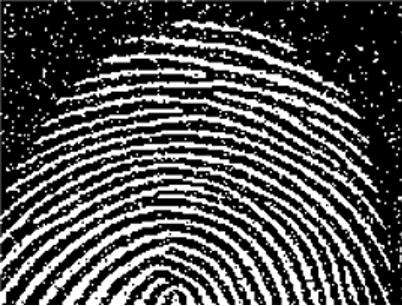
#> input picture 数字图像处理/homework/hw4/data/image1.png, 402 x 306 px
$ jupyter execute homework4.ipynb   (older library calls are emulated)
#> lines starting #> are read from the running program, lines starting #| are printed output that depends on the picture; after the words box and inside, x2 and y2 are one past the last pixel; in counts of white or black regions, pixels touching at a corner belong together
[cell 1]
import cv2
import numpy as np
import matplotlib.pyplot as plt

## Homework 4

**student id: U202115980 杨筠松**

[cell 2]
image_path = "./data/image1.png"
img = cv2.imread(image_path, cv2.IMREAD_GRAYSCALE)
#> img: shape (306, 402); min 0, max 255, mean 80.3

kernel = cv2.getStructuringElement(cv2.MORPH_ELLIPSE, (4, 3))

eroded_once = cv2.erode(img, kernel, iterations=1)
dilated_once = cv2.dilate(eroded_once, kernel, iterations=1)
dilated_twice = cv2.dilate(dilated_once, kernel, iterations=1)
eroded_twice = cv2.erode(dilated_once, kernel, iterations=1)


fig, axs = plt.subplots(2, 3, figsize=(18, 6))
axs[0, 0].imshow(img, cmap='gray')
axs[0, 0].set_title('Original Image')
axs[0, 0].axis('off')

axs[0, 1].imshow(eroded_once, cmap='gray')
axs[0, 1].set_title('Eroded once Image')
axs[0, 1].axis('off')

axs[0, 2].imshow(dilated_once, cmap='gray')
axs[0, 2].set_title('Dilated once Image')
axs[0, 2].axis('off')

axs[1, 0].imshow(dilated_twice, cmap='gray')
axs[1, 0].set_title('Dilated twice Image')
axs[1, 0].axis('off')

axs[1, 1].set_visible(False)

axs[1, 2].imshow(eroded_twice, cmap='gray')
axs[1, 2].set_title('Eroded twice Image')
axs[1, 2].axis('off')

plt.show()

[cell 3]
image_path = "data/image2.png"
img = cv2.imread(image_path, cv2.IMREAD_GRAYSCALE)
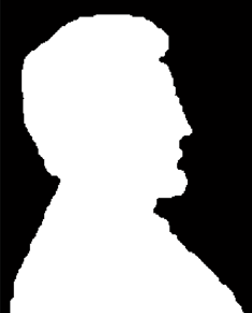
#> input picture 数字图像处理/homework/hw4/data/image2.png, 252 x 313 px
#> img: shape (313, 252); min 0, max 255, mean 144
if img is None:
    print("Image not found!")

kernel = cv2.getStructuringElement(cv2.MORPH_RECT, (3, 3))

eroded_img = cv2.erode(img, kernel, iterations=1)

boundary = cv2.subtract(img, eroded_img)

plt.figure(figsize=(10, 5))
plt.subplot(131), plt.imshow(img, cmap='gray'), plt.title('Original Image')
plt.subplot(132), plt.imshow(eroded_img, cmap='gray'), plt.title('Eroded Image')
plt.subplot(133), plt.imshow(boundary, cmap='gray'), plt.title('Boundary')
plt.show()

[cell 4]
image_path = "data/image3.png"
image = cv2.imread(image_path, cv2.IMREAD_GRAYSCALE)
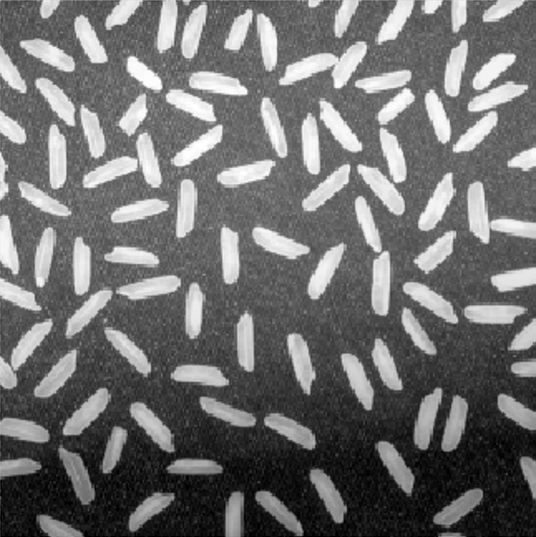
#> input picture 数字图像处理/homework/hw4/data/image3.png, 536 x 537 px
#> image: shape (537, 536); min 0, max 255, mean 110.7

kernel = cv2.getStructuringElement(cv2.MORPH_RECT, (25, 25))

tophat_image = cv2.morphologyEx(image, cv2.MORPH_TOPHAT, kernel)
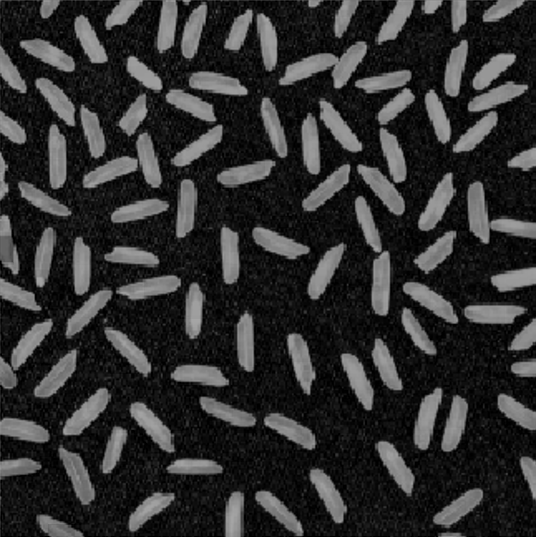
#> tophat_image: shape (537, 536); min 0, max 167, mean 47.1

histogram_original = cv2.calcHist([image], [0], None, [256], [0, 256])
#> histogram_original = 256 values, max 4261 at index 99, min 65 at index 254, mean 1124.3
histogram_tophat = cv2.calcHist([tophat_image], [0], None, [256], [0, 256])
#> histogram_tophat = 256 values, max 9386 at index 11, min 0 at index 166, mean 1124.3

_, thresholded_original = cv2.threshold(image, 128, 255, cv2.THRESH_BINARY)
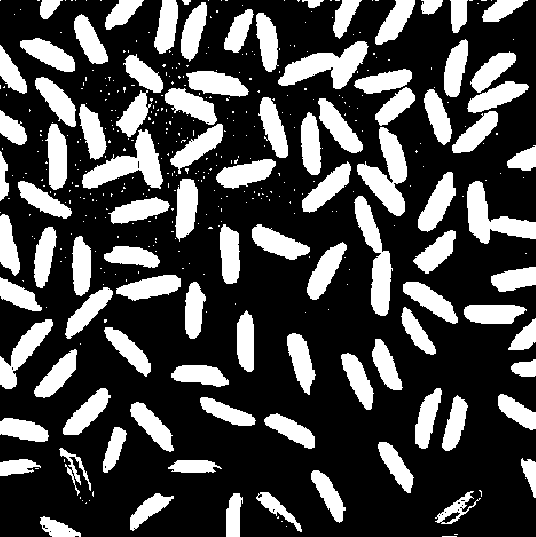
#> thresholded_original: shape (537, 536); 28.3% white; 435 white regions (341 under 20 px), largest, box (x1, y1, x2, y2) and area: (357, 127, 407, 216) 2110, (82, 129, 163, 189) 2032, (278, 41, 369, 89) 2009
_, thresholded_tophat = cv2.threshold(tophat_image, 100, 255, cv2.THRESH_BINARY)
#> thresholded_tophat: shape (537, 536); 24.5% white; 114 white regions (14 under 20 px), largest, box (x1, y1, x2, y2) and area: (279, 42, 367, 88) 1670, (372, 251, 390, 315) 962, (63, 389, 110, 435) 956

fig, axs = plt.subplots(2, 3, figsize=(15, 10))

axs[0, 0].imshow(cv2.cvtColor(image, cv2.COLOR_GRAY2RGB))
axs[0, 0].set_title('original')
axs[0, 0].axis('off')

axs[0, 1].plot(histogram_original)
axs[0, 1].set_title('original histogram')
axs[0, 1].set_xlim([0, 256])

axs[0, 2].imshow(cv2.cvtColor(thresholded_original, cv2.COLOR_GRAY2RGB))
axs[0, 2].set_title('threshold image')
axs[0, 2].axis('off')

axs[1, 0].imshow(cv2.cvtColor(tophat_image, cv2.COLOR_GRAY2RGB))
axs[1, 0].set_title('Tophat output')
axs[1, 0].axis('off')

axs[1, 1].plot(histogram_tophat)
axs[1, 1].set_title('Tophat histogram')
axs[1, 1].set_xlim([0, 256])

axs[1, 2].imshow(cv2.cvtColor(thresholded_tophat, cv2.COLOR_GRAY2RGB))
axs[1, 2].set_title('Tophat threshold image')
axs[1, 2].axis('off')

plt.tight_layout()
plt.show()
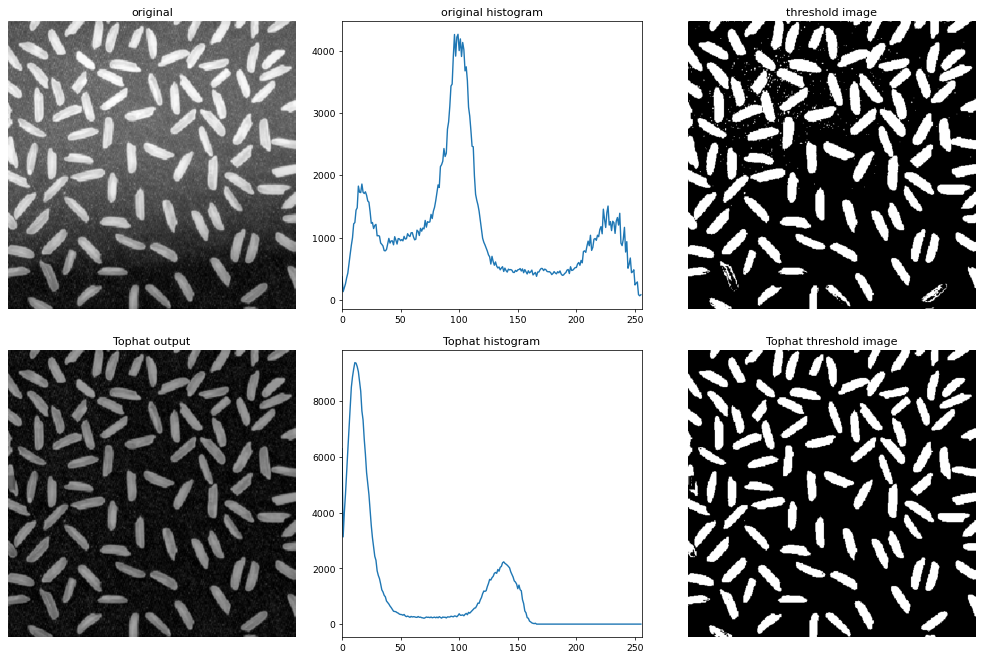
#> figure drawn by matplotlib, 6 panels; panel 2: curve peaks at x = 99, y = 4261; panel 5: curve peaks at x = 11, y = 9386

[cell 5]
image_path = "data/image4.png"
image = cv2.imread(image_path, cv2.IMREAD_GRAYSCALE)
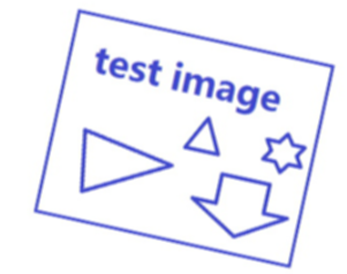
#> input picture 数字图像处理/homework/hw4/data/image4.png, 347 x 274 px
#> image: shape (274, 347); min 77, max 255, mean 240.3

grad_x = cv2.Sobel(image, cv2.CV_16S, 1, 0, ksize=3)
grad_y = cv2.Sobel(image, cv2.CV_16S, 0, 1, ksize=3)
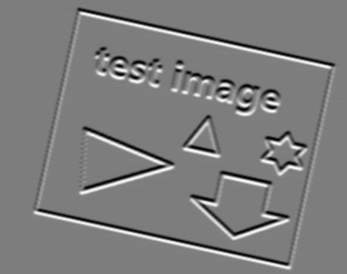
#> grad_y: shape (274, 347) int16; min -424, max 435, mean 0; drawn with min black and max white
abs_grad_x = cv2.convertScaleAbs(grad_x)
abs_grad_y = cv2.convertScaleAbs(grad_y)
edges = cv2.addWeighted(abs_grad_x, 0.5, abs_grad_y, 0.5, 0)
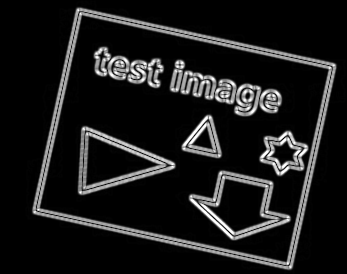
#> edges: shape (274, 347); min 0, max 255, mean 26.9

lines = cv2.HoughLinesP(edges, 4, np.pi / 360, 1000)
#> lines = 15 rows, first 6: [68, 12, 340, 70], [214, 178, 265, 178], [68, 9, 338, 64], [26, 206, 251, 262], [99, 174, 179, 174], [94, 219, 295, 267]
image_with_lines = cv2.cvtColor(image, cv2.COLOR_GRAY2BGR)
points = []

for line in lines:
    x1, y1, x2, y2 = line[0]
    points.append((x1, y1))
    points.append((x2, y2))
    cv2.line(image_with_lines, (x1, y1), (x2, y2), (0, 255, 0), 2)
    print(x1, y1, x2, y2)
#> this loop made 15 passes
#> (x1, y1, x2, y2) on passes 1 to 12: (68, 12, 340, 70), (214, 178, 265, 178), (68, 9, 338, 64), (26, 206, 251, 262), (99, 174, 179, 174), (94, 219, 295, 267), (226, 121, 283, 92), (218, 130, 219, 130), (88, 194, 128, 175), (258, 151, 322, 151), (41, 209, 46, 207), (104, 42, 157, 95)
#| 68 12 340 70
#| 214 178 265 178
#| 68 9 338 64
#| 26 206 251 262
#| 99 174 179 174
#| 94 219 295 267
#| 226 121 283 92
#| 218 130 219 130
#> (further printed lines are left out)
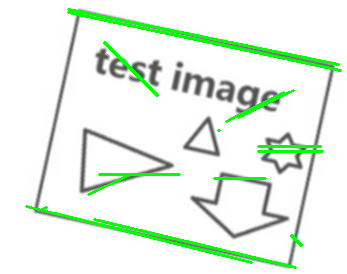
#> image_with_lines: shape (274, 347, 3); mean B, G, R 231, 243, 231
#> after the loop, points = 30 pairs, first value 26 to 340, second value 9 to 267

center_x = sum(x for x, y in points) / len(points)
#> center_x = 200.9
center_y = sum(y for x, y in points) / len(points)
#> center_y = 149.6

top_left = None
bottom_left = None
top_right = None
bottom_right = None

max_dist_tl = -1
max_dist_bl = -1
max_dist_tr = -1
max_dist_br = -1

for x, y in points:
    dist = abs(center_x - x) + abs(center_y - y)

    if x < center_x and y < center_y:
        if dist > max_dist_tl:
            max_dist_tl = dist
            top_left = (x, y)
    elif x < center_x and y > center_y:
        if dist > max_dist_bl:
            max_dist_bl = dist
            bottom_left = (x, y)
    elif x > center_x and y < center_y:
        if dist > max_dist_tr:
            max_dist_tr = dist
            top_right = (x, y)
    elif x > center_x and y > center_y:
        if dist > max_dist_br:
            max_dist_br = dist
            bottom_right = (x, y)
#> this loop made 30 passes
#> (x, y, dist, max_dist_br) on passes 3, 4, 8, 12: (214, 178, 41.43, 41.43), (265, 178, 92.43, 92.43), (251, 262, 162.4, 162.4), (295, 267, 211.4, 211.4)
#> (x, y, dist, max_dist_tl) on passes 1, 5: (68, 12, 270.6, 270.6), (68, 9, 273.6, 273.6)
#> after the loop, max_dist_bl = 231.3; max_dist_br = 211.4; max_dist_tl = 273.6; max_dist_tr = 222.7

pts_src = np.array([top_left, top_right, bottom_right, bottom_left], dtype=np.float32)
#> pts_src = [[68, 9], [338, 64], [295, 267], [26, 206]]

width = int(np.linalg.norm(pts_src[1] - pts_src[0]))
#> width = 275
height = int(np.linalg.norm(pts_src[2] - pts_src[1]))
#> height = 207

pts_dst = np.array([
    [0, 0],
    [width - 1, 0],
    [width - 1, height - 1],
    [0, height - 1]
], dtype=np.float32)
#> pts_dst = [[0, 0], [274, 0], [274, 206], [0, 206]]

M = cv2.getPerspectiveTransform(pts_src, pts_dst)
#> M = [[1.01, 0.215, -70.58], [-0.206, 1.01, 4.9], [0.000107, 2.77e-05, 1]]

warped_image = cv2.warpPerspective(image, M, (width, height))
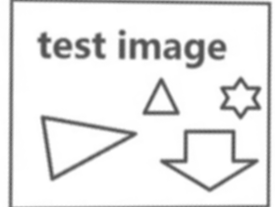
#> warped_image: shape (207, 275); min 79, max 255, mean 232.7

plt.figure(figsize=(10, 8))
plt.subplot(2, 2, 1)
plt.imshow(image, cmap='gray')
plt.title('Original Image')
plt.axis('off')

plt.subplot(2, 2, 2)
plt.imshow(edges, cmap='gray')
plt.title('Edges')
plt.axis('off')

plt.subplot(2, 2, 3)
plt.imshow(image_with_lines)
plt.title('Image with Lines')
plt.axis('off')

warped_image_rgb = cv2.cvtColor(warped_image, cv2.COLOR_BGR2RGB)

plt.subplot(2, 2, 4)
plt.imshow(warped_image_rgb)
plt.title('Warped Image')
plt.axis('off')

plt.show()
